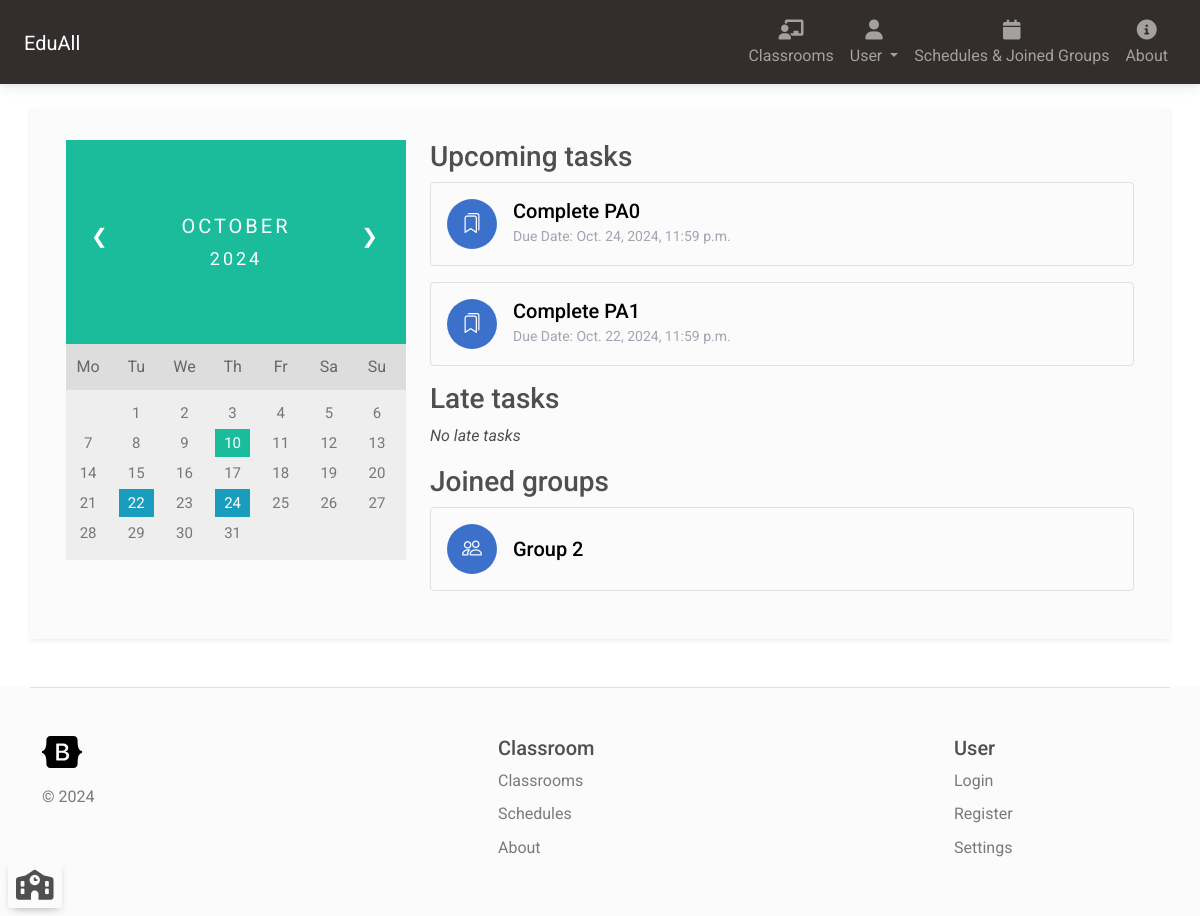
Before: /user/schedule (signed in) with the older database file.
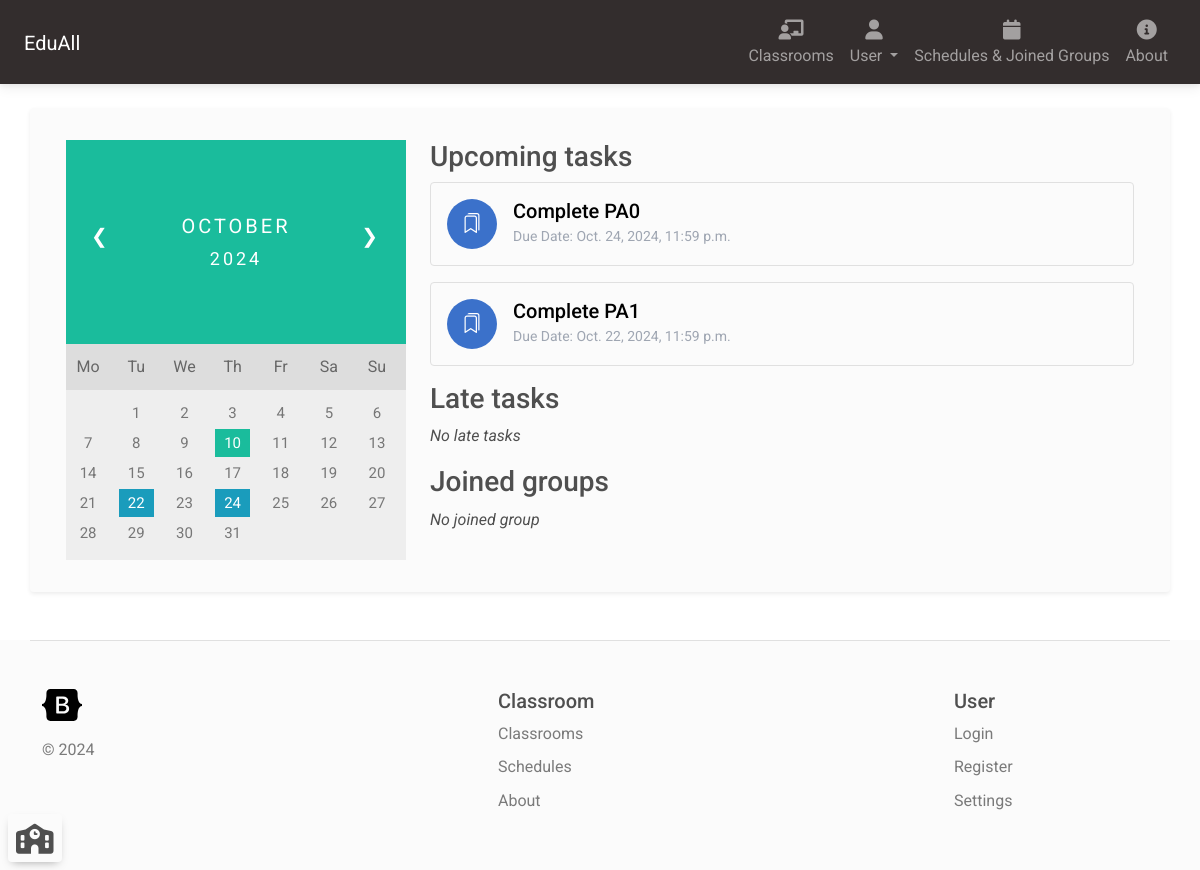
After: the same page with the newer database file.
### classroom_manager/models.py (models this page shows, shortened)
class ClassroomTask(models.Model):
    isAssignment = models.BooleanField(default=True)
    title = models.CharField(max_length=200, null=True)
    description = models.CharField(max_length=5000, null=True)
    classroom = models.ForeignKey(Classroom, on_delete=models.CASCADE)
    deadline = models.DateTimeField(null=True)
    acceptLateSubmission = models.BooleanField(default=True)

class LearnGroup(models.Model):
    students = models.ManyToManyField(User, related_name="learn_group_student")
    classroom = models.ForeignKey(Classroom, on_delete=models.CASCADE)
    name = models.CharField(max_length=200)

### classroom_manager/views.py (the view)
# urls.py: path('user/schedule', views.allTaskSchedules, name="all_task_schedules"),
@login_required(login_url='login')
def allTaskSchedules(request: HttpRequest):
    if request.method == 'GET':
        now = timezone.now()
        lateTaskScope = now - relativedelta.relativedelta(months=2)
        upcomingTasks = ClassroomTask.objects.filter((Q(classroom__students__id__contains=request.user.id) )& Q(deadline__gte=now) ).all()
        lateTasks = ClassroomTask.objects.filter((Q(classroom__students__id__contains=request.user.id) )& Q(deadline__gte=lateTaskScope) & Q(deadline__lte=now)).all()
        taskDates = [task.deadline for task in upcomingTasks] + [task.deadline for task in lateTasks]
        taskDates = list(set(taskDates))
        lastMonth = False; nextMonth = False
        if request.GET.get('lastMonth') != None:
            now = now - relativedelta.relativedelta(months=1)
            lastMonth = True
        elif request.GET.get('nextMonth') != None:
            now = now + relativedelta.relativedelta(months=1)
            nextMonth = True
        daysWithDeadlines = []
        for taskDate in taskDates:
            if taskDate.month == now.month and taskDate.year == now.year:
                daysWithDeadlines.append(taskDate.day)
        firstDay = now.replace(day=1)
        firstDayWeekday = firstDay.weekday()
        numberDaysOfMonth = (firstDay + relativedelta.relativedelta(months=1) - relativedelta.relativedelta(days=1)).day
        if request.GET.get('lastMonth') == None and request.GET.get('nextMonth') == None:
            currentDay = now.day
        else:
            currentDay = None
        daysArray = list(range(1, numberDaysOfMonth + 1))
        daysArray = [''] * firstDayWeekday + daysArray
        monthString = now.strftime("%B")
        yearString = str(now.year)
        groupsJoined = LearnGroup.objects.filter(students__id__contains=request.user.id).all()
        context = {'upcomingTasks': upcomingTasks, 'lateTasks': lateTasks,
                   'daysArray': daysArray, 'currentDay': currentDay, 'monthString': monthString,
                   'yearString': yearString, 'daysWithDeadlines': daysWithDeadlines, 'lastMonth': lastMonth,
                   'nextMonth': nextMonth, 'joinedGroups': groupsJoined}
        return render(request, 'all_task_schedules.html', context)
    else:
        return render(request, '404page.html')

### classroom_manager/context_processor.py (called while the page is built)
def classroom_processor(request):
    if request.user.is_authenticated:
        classroomsAsTeacher = Classroom.objects.filter(teachers__id__contains=request.user.id).all()
        classroomAsStudent = Classroom.objects.filter(students__id__contains=request.user.id).all()
        return {'classroomsAsTeacher': classroomsAsTeacher, 'classroomsAsStudent': classroomAsStudent}
    return {'classroomsAsTeacher': [], 'classroomsAsStudent': []}

### classroom_manager/templates/all_task_schedules.html (shortened to what the changed rows need)
{% extends 'navbar.html' %}
{% block content %}
    <div class="container py-3">
        <div class="row">
            <div class="col-12 col-lg-4">
                <ul class="days">
                {% for i in daysArray %}
                    {% if i == currentDay and i in daysWithDeadlines %}
                        <li><span class="active haveDeadline">{{ i }}</span></li>
                    {% elif i == currentDay %}
                        <li><span class="active">{{ i }}</span></li>
                    {% elif i in daysWithDeadlines %}
                        <li><span class="haveDeadline">{{ i }}</span></li>
                    {% else %}
                        <li>{{ i }}</li>
                    {% endif %}
                {% endfor %}
                </ul>
            </div>
            <div class="col-12 col-lg-8">
                {% for upcomingTask in upcomingTasks %}
                <a href="{% url 'task_details' upcomingTask.id %}" class="text-decoration-none">
                    <div class="border rounded p-3 mb-3">
                        <div class="d-flex align-items-center">
                            <div class="bg-primary rounded-circle me-2" style="width: 50px; height: 50px; position: relative;">
                                {% if upcomingTask.isAssignment %}
                                    <i class="bi bi-bookmarks text-white" style="font-size: 20px; position: absolute; top: 50%; left: 50%; transform: translate(-50%, -50%);"></i>
                                {% else %}
                                    <i class="bi bi-list-task text-white" style="font-size: 20px; position: absolute; top: 50%; left: 50%; transform: translate(-50%, -50%);"></i>
                                {% endif %}
                            </div>
                            <div class="ms-2">
                                <h5 class="text-black m-auto">{{ upcomingTask.title }}</h5>
                                <p class="text-secondary m-auto"><small>Due Date: {{ upcomingTask.deadline }}</small></p>
                            </div>
                        </div>
                    </div>
                </a>
                {% endfor %}
                {% if not joinedGroups %}
                    <p><i>No joined group</i></p>
                {% endif %}
                {% for group in joinedGroups %}
                <div class="border rounded p-3 mb-3">
                    <div class="d-flex align-items-center">
                        <div class="bg-primary rounded-circle me-2" style="width: 50px; height: 50px; position: relative;">
                            <i class="bi bi-people text-white" style="font-size: 20px; position: absolute; top: 50%; left: 50%; transform: translate(-50%, -50%);"></i>
                        </div>
                        <div class="ms-2">
                            <a href="{% url 'learn_group_details' group.id %}" class="text-black text-decoration-none"><h5 class="text-black m-auto">{{ group.name }}</h5></a>
                        </div>
                    </div>
                </div>
                {% endfor %}
            </div>
        </div>
    </div>
{% endblock %}

Changed rows visible on the page:
removed LearnGroup: name "Group 2"
Other visible differences:
text now shown: "No joined group"
